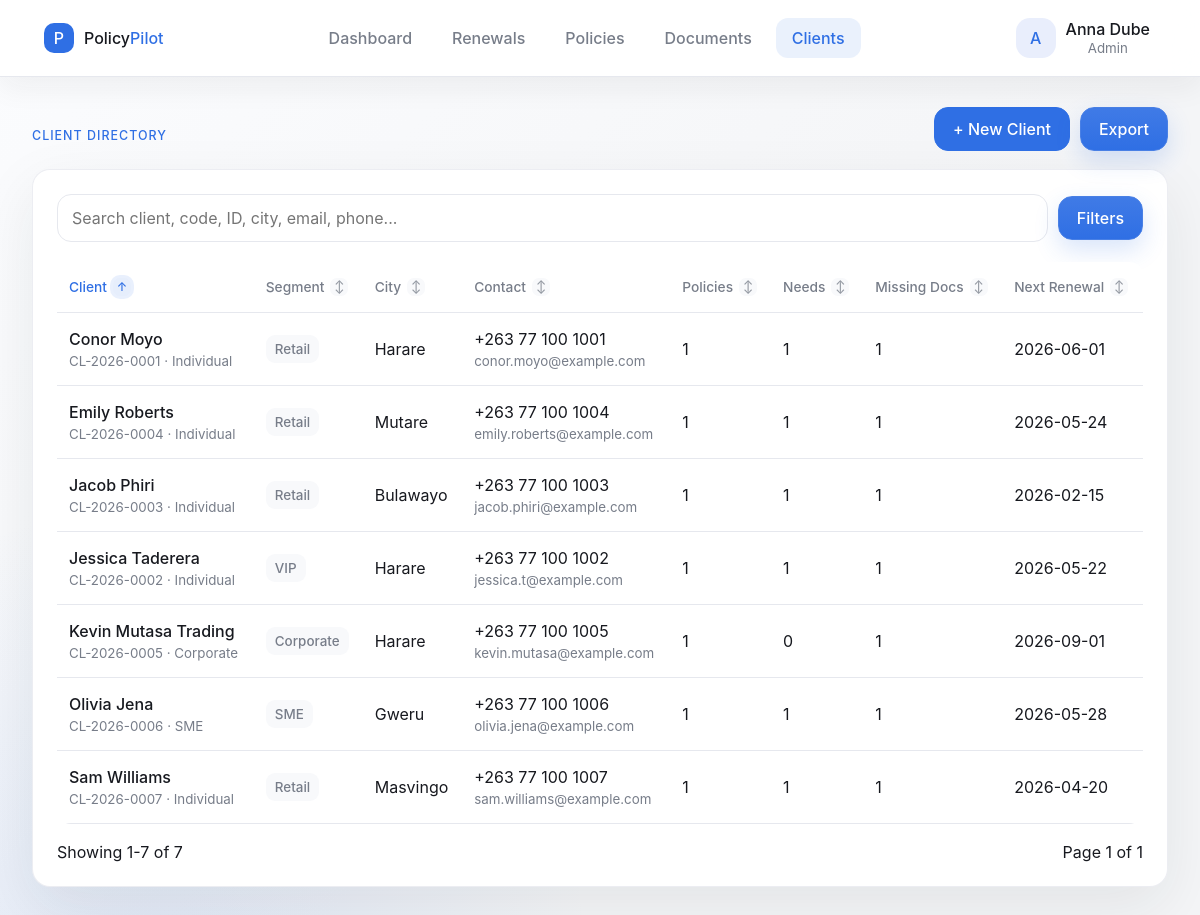
Screenshot of /?page=clients (signed in) with the database file from the repository.
### tables this page shows
CREATE TABLE users (
  id INT UNSIGNED AUTO_INCREMENT PRIMARY KEY,
  name VARCHAR(120) NOT NULL,
  email VARCHAR(190) NOT NULL UNIQUE,
  role VARCHAR(80) NOT NULL DEFAULT 'viewer',
  password_hash VARCHAR(255) NOT NULL,
  is_active TINYINT(1) NOT NULL DEFAULT 1,
  created_at TIMESTAMP NOT NULL DEFAULT CURRENT_TIMESTAMP,
  updated_at TIMESTAMP NOT NULL DEFAULT CURRENT_TIMESTAMP ON UPDATE CURRENT_TIMESTAMP,
  deleted_at DATETIME NULL,
  INDEX idx_users_role (role),
  INDEX idx_users_active (is_active),
  INDEX idx_users_deleted (deleted_at)
);

CREATE TABLE roles (
  id INT UNSIGNED AUTO_INCREMENT PRIMARY KEY,
  slug VARCHAR(80) NOT NULL UNIQUE,
  name VARCHAR(120) NOT NULL,
  description VARCHAR(255) NULL,
  is_system TINYINT(1) NOT NULL DEFAULT 0,
  created_at TIMESTAMP NOT NULL DEFAULT CURRENT_TIMESTAMP,
  updated_at TIMESTAMP NOT NULL DEFAULT CURRENT_TIMESTAMP ON UPDATE CURRENT_TIMESTAMP
);

CREATE TABLE clients (
  id INT UNSIGNED AUTO_INCREMENT PRIMARY KEY,
  client_code VARCHAR(40) NOT NULL UNIQUE,
  client_type ENUM('Individual', 'Corporate', 'SME', 'Group') NOT NULL DEFAULT 'Individual',
  display_name VARCHAR(140) NOT NULL,
  email VARCHAR(190) NULL,
  phone VARCHAR(40) NULL,
  alternate_phone VARCHAR(40) NULL,
  national_id VARCHAR(80) NULL,
  tax_number VARCHAR(80) NULL,
  address_line1 VARCHAR(180) NULL,
  suburb VARCHAR(120) NULL,
  city VARCHAR(120) NULL,
  province VARCHAR(120) NULL,
  country VARCHAR(120) NOT NULL DEFAULT 'Zimbabwe',
  preferred_contact ENUM('Phone', 'Email', 'SMS', 'WhatsApp') NOT NULL DEFAULT 'Phone',
  segment ENUM('Retail', 'VIP', 'SME', 'Corporate') NOT NULL DEFAULT 'Retail',
  status ENUM('Active', 'Inactive', 'Watchlist') NOT NULL DEFAULT 'Active',
  notes TEXT NULL,
  created_at TIMESTAMP NOT NULL DEFAULT CURRENT_TIMESTAMP,
  updated_at TIMESTAMP NOT NULL DEFAULT CURRENT_TIMESTAMP ON UPDATE CURRENT_TIMESTAMP,
  deleted_at DATETIME NULL,
  UNIQUE KEY uq_clients_email (email),
  INDEX idx_clients_name (display_name),
  INDEX idx_clients_phone (phone),
  INDEX idx_clients_city (city),
  INDEX idx_clients_segment (segment),
  INDEX idx_clients_status (status),
  INDEX idx_clients_deleted (deleted_at)
);

### app/Views/clients/index.php (the view, shortened to what the rows shown need)
<?php
function client_sort_link(string $label, string $column, array $filters): string
{
    $active = ($filters['sort'] ?? '') === $column;
    $direction = (($filters['sort'] ?? '') === $column && ($filters['direction'] ?? 'ASC') === 'ASC') ? 'DESC' : 'ASC';
    $params = array_filter([
        'page' => 'clients',
        'search' => $filters['search'] ?? '',
        'status' => $filters['status'] ?? '',
        'renewal' => $filters['renewal'] ?? '',
        'type' => $filters['type'] ?? '',
        'docs' => $filters['docs'] ?? '',
        'contact' => $filters['contact'] ?? '',
        'segment' => $filters['segment'] ?? '',
        'city' => $filters['city'] ?? '',
        'client_status' => $filters['client_status'] ?? '',
        'sort' => $column,
        'direction' => $direction,
    ], fn ($value) => $value !== '');
    return '<a class="sort-link ' . ($active ? 'active' : '') . '" href="?' . http_build_query($params) . '">' . e($label) . sort_icon($active, $filters['direction'] ?? 'ASC') . '</a>';
}
$clients = $result['items'] ?? $clients ?? [];
$canManageClients = Auth::can('policy.update');
?>
<section class="panel">
    <div class="table-wrap">
        <table>
            <thead>
            <tr>
                <th><?= client_sort_link('Client', 'client_name', $filters ?? []) ?></th>
                <th><?= client_sort_link('Segment', 'segment', $filters ?? []) ?></th>
                <th><?= client_sort_link('City', 'city', $filters ?? []) ?></th>
                <th><?= client_sort_link('Contact', 'client_phone', $filters ?? []) ?></th>
                <th><?= client_sort_link('Policies', 'policy_count', $filters ?? []) ?></th>
                <th><?= client_sort_link('Needs', 'renewal_soon_count', $filters ?? []) ?></th>
                <th><?= client_sort_link('Missing Docs', 'missing_docs_count', $filters ?? []) ?></th>
                <th><?= client_sort_link('Next Renewal', 'next_renewal', $filters ?? []) ?></th>
            </tr>
            </thead>
            <tbody>
            <?php foreach ($clients as $index => $client): ?>
                <tr class="clickable-row" tabindex="0" data-dialog-open="client-dialog-<?= e((string) $index) ?>">
                    <td><strong><?= e($client['client_name']) ?></strong><small><?= e($client['client_code']) ?> · <?= e($client['client_type']) ?></small></td>
                    <td><span class="pill"><?= e($client['segment']) ?></span></td>
                    <td><?= e($client['city'] ?? 'Not captured') ?></td>
                    <td><?= e($client['client_phone'] ?? 'Not captured') ?><small><?= e($client['client_email'] ?? 'No email') ?></small></td>
                    <td><?= e((string) $client['policy_count']) ?></td>
                    <td><?= e((string) ((int) $client['renewal_soon_count'] + (int) $client['expired_count'])) ?></td>
                    <td><?= e((string) $client['missing_docs_count']) ?></td>
                    <td><?= e($client['next_renewal'] ?? 'None') ?></td>
                </tr>
            <?php endforeach; ?>
            </tbody>
        </table>
    </div>
</section>

### app/Views/layout.php (shortened to what the rows shown need)
<?php
$currentPage = $_GET['page'] ?? 'dashboard';
?>
<!doctype html>
<html lang="en">
<head>
    <link rel="stylesheet" href="assets/css/app.css">
</head>
<body>
<?php if ($user): ?>
    <header class="topbar">
        <a class="brand" href="?page=dashboard" aria-label="PolicyPilot dashboard">
            <span class="brand-mark">P</span>
            <span>Policy<span>Pilot</span></span>
        </a>
        <nav class="nav" aria-label="Primary navigation">
            <?php if (Auth::can('dashboard.view')): ?>
                <a class="<?= $currentPage === 'dashboard' ? 'active' : '' ?>" href="?page=dashboard">Dashboard</a>
            <?php endif; ?>
            <?php if (Auth::can('reminder.manage')): ?>
                <a class="<?= in_array($currentPage, ['my_tasks', 'reminders'], true) ? 'active' : '' ?>" href="?page=my_tasks">Renewals</a>
            <?php endif; ?>
            <?php if (Auth::can('policy.view')): ?>
                <a class="<?= str_starts_with($currentPage, 'polic') ? 'active' : '' ?>" href="?page=policies">Policies</a>
            <?php endif; ?>
            <?php if (Auth::can('document.view')): ?>
                <a class="<?= $currentPage === 'documents' ? 'active' : '' ?>" href="?page=documents">Documents</a>
            <?php endif; ?>
            <?php if (Auth::can('client.view')): ?>
                <a class="<?= $currentPage === 'clients' ? 'active' : '' ?>" href="?page=clients">Clients</a>
            <?php endif; ?>
        </nav>
        <div class="profile-menu">
            <button class="user-chip profile-trigger" type="button" data-profile-menu aria-haspopup="true" aria-expanded="false">
                <span class="avatar"><?= e(strtoupper(substr($user['name'], 0, 1))) ?></span>
                <span>
                    <strong><?= e($user['name']) ?></strong>
                    <small><?= e(role_label($user['role'])) ?></small>
                </span>
            </button>
                <?php if (Auth::can('settings.manage')): ?>
                    <a class="menu-item" href="?page=settings">
                        <span aria-hidden="true">⚙</span>
                        Admin settings
                    </a>
                <?php endif; ?>
        </div>
    </header>
<?php endif; ?>
<main class="<?= $user ? 'shell' : 'auth-shell' ?>">
    <?= $content ?>
</main>
</body>
</html>

### rows the page displays
users: name "A", name "Anna Dube", role.name "Admin"
clients: display_name "Conor Moyo", client_code "CL-2026-0001", client_type "Individual", segment "Retail", city "Harare", phone "+263 77 100 1001", email "conor.moyo@example.com", policy_count "1", expired_count "1", missing_docs_count "1", next_renewal "2026-06-01"
clients: display_name "Emily Roberts", client_code "CL-2026-0004", client_type "Individual", segment "Retail", city "Mutare", phone "+263 77 100 1004", email "emily.roberts@example.com", policy_count "1", expired_count "1", missing_docs_count "1", next_renewal "2026-05-24"
clients: display_name "Jacob Phiri", client_code "CL-2026-0003", client_type "Individual", segment "Retail", city "Bulawayo", phone "+263 77 100 1003", email "jacob.phiri@example.com", policy_count "1", expired_count "1", missing_docs_count "1", next_renewal "2026-02-15"
clients: display_name "Jessica Taderera", client_code "CL-2026-0002", client_type "Individual", segment "VIP", city "Harare", phone "+263 77 100 1002", email "jessica.t@example.com", policy_count "1", expired_count "1", missing_docs_count "1", next_renewal "2026-05-22"
clients: display_name "Kevin Mutasa Trading", client_code "CL-2026-0005", client_type "Corporate", segment "Corporate", city "Harare", phone "+263 77 100 1005", email "kevin.mutasa@example.com", policy_count "1", expired_count "0", missing_docs_count "1", next_renewal "2026-09-01"
clients: display_name "Olivia Jena", client_code "CL-2026-0006", client_type "SME", segment "SME", city "Gweru", phone "+263 77 100 1006", email "olivia.jena@example.com", policy_count "1", expired_count "1", missing_docs_count "1", next_renewal "2026-05-28"
clients: display_name "Sam Williams", client_code "CL-2026-0007", client_type "Individual", segment "Retail", city "Masvingo", phone "+263 77 100 1007", email "sam.williams@example.com", policy_count "1", expired_count "1", missing_docs_count "1", next_renewal "2026-04-20"

### other values shown
$label "Client Segment City Contact Policies Needs Missing Docs Next Renewal"
$symbol "↑ ↕ ↕ ↕ ↕ ↕ ↕ ↕"
min($result['total'], $result['page'] * $result['per_page']) "7"
$result['total'] "7"
$result['page'] "1"
$result['pages'] "1"
